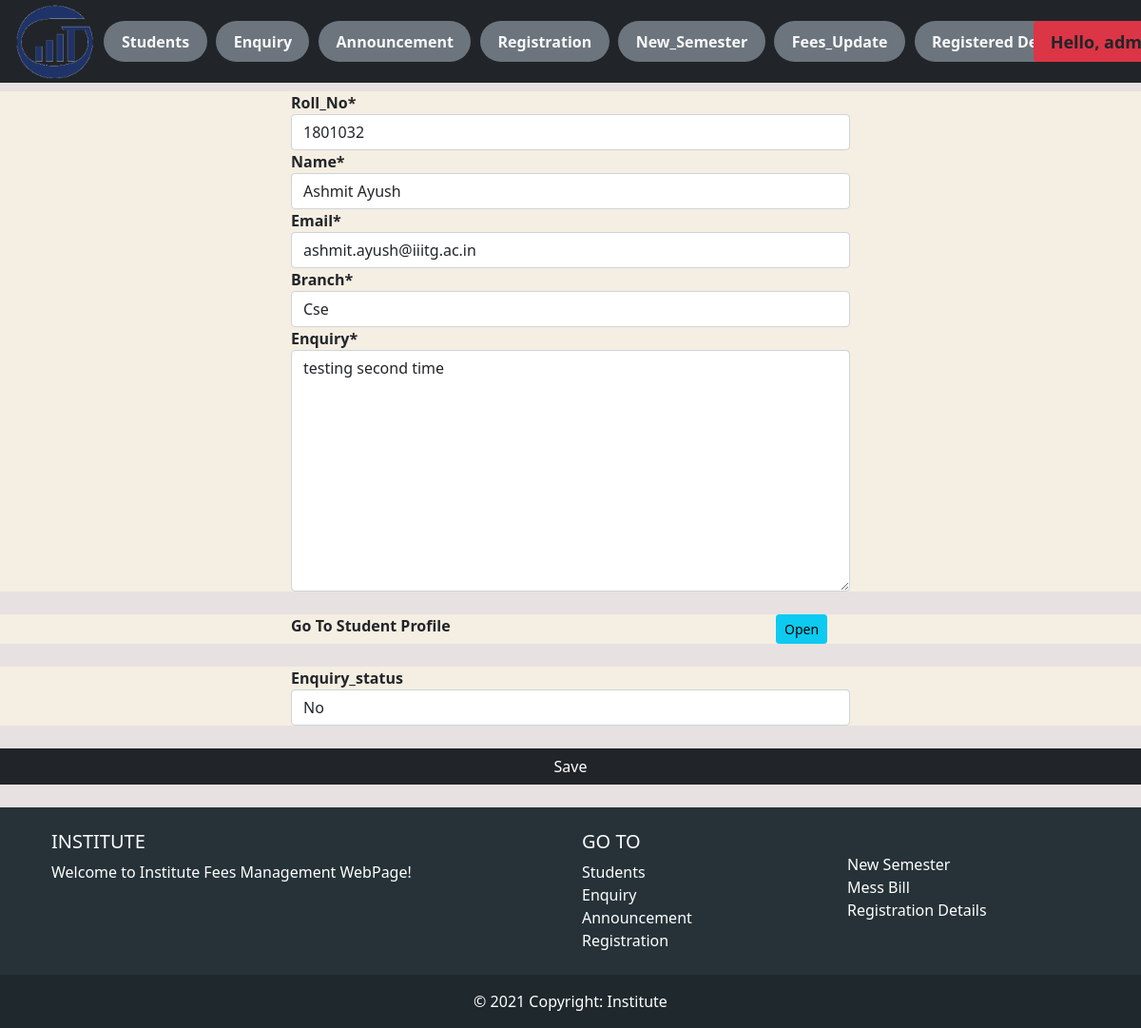
Screenshot of /enquiry_render/2/ (signed in) with the database file from the repository.
### fees/models.py (models this page shows, shortened)
class EnquiryForm(models.Model):
    BranchType = models.TextChoices('BranchType', 'CSE ECE')
    EnquiryStatus = models.TextChoices('EnquiryStatus', 'No Yes')
    roll = models.CharField('Roll_No', max_length=7, blank=False)
    name = models.CharField('Name', max_length=250, blank=False)
    email = models.EmailField('Email', max_length=250, blank=False)
    branch = models.CharField('Branch', max_length=3, blank=False, choices=BranchType.choices)
    Enquiry = models.TextField("Enquiry", blank=False)
    Enquiry_status = models.CharField('Enquiry_status', max_length=3, null=True, choices=EnquiryStatus.choices, blank=True, default=EnquiryStatus.No)
    datecreated = models.DateTimeField(auto_now_add=True, null=True)
    template = '{} {} {}'

### fees/decorators.py (the view)
        def wrapper_func(request, *args, **kwargs):
            group = None
            if request.user.groups.exists():
                group = request.user.groups.all()[0].name
            if group in allowed_roles:
                return view_func(request, *args, **kwargs)
            else:
                return HttpResponse('You are not authorize')

### fees/forms.py
class StudentEnquiryFormUpdate(ModelForm):
    class Meta:
        model = EnquiryForm
        fields = '__all__'

### fees/views.py (called while the page is built, shortened)
@login_required(login_url = 'login')
@allowed_users(allowed_roles=['admin'])
def enquiry_render(request, pk):
    particular_enq = EnquiryForm.objects.get(id=pk)
    form = StudentEnquiryFormUpdate(instance=particular_enq)
    student_data = Student.objects.get(roll=particular_enq.roll)
    semester_tabs = student_data.semester_set.all()
    roll = particular_enq.roll
    name = particular_enq.name
    branch = particular_enq.branch
    email = particular_enq.email
    Enquiry = particular_enq.Enquiry
    Enquiry_status = particular_enq.Enquiry_status
    context = {'particular_enq':particular_enq, 'form':form, 'student_data':student_data, 'semester_tabs':semester_tabs, 'roll':roll, 'name':name, 'email':email, 'branch':branch, 'Enquiry':Enquiry}
    return render(request, 'fees/part_enq.html', context)

### fees/templates/fees/part_enq.html (shortened to what this page needs)
{% extends 'fees/main.html' %}
{% load static %}
{% load crispy_forms_tags %}
{% block content %}
<br>
<form action="" method="POST">
    <div class="row" style="background-color: rgb(245, 238, 226);">
        <div class="col-3">
        </div>
        <div class="col-6">
            <strong>{{ form.roll|as_crispy_field }}</strong>
        </div>
    </div>
    <div class="row" style="background-color: rgb(245, 238, 226);">
        <div class="col-3">
        </div>
        <div class="col-6">
            <strong>{{ form.name|as_crispy_field }}</strong>
        </div>
    </div>
    <div class="row" style="background-color: rgb(245, 238, 226);">
        <div class="col-3">
        </div>
        <div class="col-6">
            <strong>{{ form.email|as_crispy_field }}</strong>
        </div>
    </div>
    <div class="row" style="background-color: rgb(245, 238, 226);">
        <div class="col-3">
        </div>
        <div class="col-6">
            <strong>{{ form.branch|as_crispy_field }}</strong>
        </div>
    </div>
    <div class="row" style="background-color:rgb(245, 238, 226);">
        <div class="col-3">
        </div>
        <div class="col-6">
            <strong>{{ form.Enquiry|as_crispy_field }}</strong>
        </div>
    </div>
    <br>
<div class="row" style="background-color:rgb(245, 238, 226);">
        <div class="col-3">
        </div>
        <div class="col-5">
        <strong>Go To Student Profile</strong>
        </div>
        <div class="col-1">
            <strong><a class="btn btn-sm btn-info" href="{% url 'students' student_data.roll %}">Open </a></strong>
        </div>
    </div>
<br>
<div class="row" style="background-color:rgb(245, 238, 226);">
        <div class="col-3">
        </div>
        <div class="col-6">
            <strong>{{ form.Enquiry_status|as_crispy_field }}</strong>
        </div>
    </div>
<br>
    <div class="row" style="background-color: rgb(245, 238, 226);">
        <input type="submit" name='submit' value='Save' class="btn btn-dark">
    </div>
    <br>
</form>
{% endblock %}

### fees/templates/fees/navbar.html (shortened to what this page needs)
{% load static %}
{% if request.user.is_staff %}
<nav class="navbar navbar-expand-lg navbar-dark bg-dark w-100 p-1" style="position: fixed; z-index: 1;">
  <div class="container-fluid">
    <img src="{% static 'images/LOGOIIITG.png' %}" alt="" style="padding: 0%;width:137px; height:79px;">
    <div class="collapse navbar-collapse" id="navbarNavDropdown"  style="overflow-x:visible;width: 100%;">
      <ul class="navbar-nav">
        <li class="nav-item badge rounded-pill bg-secondary " style="margin-left: 1%; font-size: 100%;">
          <a class="nav-link active text-light" aria-current="page" href="{% url 'home' %}">Students</a>
        </li>
        <li class="nav-item badge rounded-pill bg-secondary " style="margin-left: 1%; font-size: 100%;">
          <a class="nav-link active text-light" href="{% url 'enquiry_admin' %}">Enquiry</a>
        </li>
        <li class="nav-item badge rounded-pill bg-secondary " style="margin-left: 1%; font-size: 100%;">
          <a class="nav-link active text-light" href="{% url 'announcement' %}">Announcement</a>
        </li>
        <li class="nav-item badge rounded-pill bg-secondary " style="margin-left: 1%; font-size: 100%;">
          <a class="nav-link active text-light" href="{% url 'registration' %}">Registration</a>
        </li>
        <li class="nav-item badge rounded-pill bg-secondary " style="margin-left: 1%; font-size: 100%;">
          <a class="nav-link active text-light" href="{% url 'automate_semester' %}">New_Semester</a>
        </li>
        <li class="nav-item badge rounded-pill bg-secondary " style="margin-left: 1%; font-size: 100%;">
          <a class="nav-link active text-light" href="{% url 'automate_fees' %}">Fees_Update</a>
        </li>
        <li class="nav-item badge rounded-pill bg-secondary " style="margin-left: 1%; font-size: 100%;">
          <a class="nav-link active text-light" href="{% url 'registered_details' %}">Registered Details</a>
        </li>
      </ul>
    </div>
    <ul class="nav navbar-nav navbar-right" style="margin-left: 1%; margin: right 1%;">
      <li class="nav-item dropdown badge bg-danger">
        <a class="nav-link dropdown-toggle text-dark" href="#" id="navbarDropdownMenuLink" role="button"
          data-bs-toggle="dropdown" aria-expanded="false" style="margin-left: 1%; font-size: 150%;">
          <span>Hello, {{request.user}} </span>
        </a>
      </li>
    </ul>
  </div>
</nav>
{% endif %}
<br>
<br>
<br>

### static/css/main.css (style rules this page uses)
body { background-color: #e7e1e1; }

### rows the page displays
EnquiryForm: roll "1801032", name "Ashmit Ayush", email "ashmit.ayush@iiitg.ac.in", branch "Cse", Enquiry "testing second time", Enquiry_status "No"
